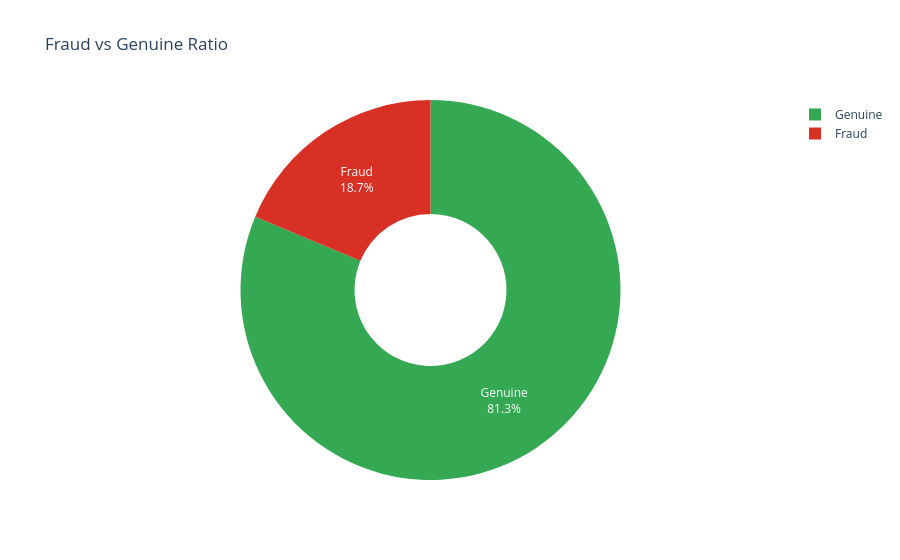

The notebook cell saved with this chart:
### Code cell
# ==========================================
# 3. TARGET ANALYSIS
# ==========================================
print_section_header("3. Target Analysis")

fraud_counts = df['is_fraud'].value_counts().reset_index()
fraud_counts.columns = ['is_fraud', 'count']
fraud_counts['is_fraud'] = fraud_counts['is_fraud'].map({0: 'Genuine', 1: 'Fraud'})

fig = px.pie(
    fraud_counts, names='is_fraud', values='count', 
    title='Fraud vs Genuine Ratio',
    color='is_fraud', color_discrete_map={'Genuine': GENUINE_COLOR, 'Fraud': FRAUD_COLOR},
    hole=0.4
)
fig.update_traces(textinfo='percent+label')
fig.show()

### Figure 1 — Plotly figure (JSON) as saved in the notebook; plotly's stock layout.template omitted (floating-point values rounded to 4 significant figures)
{"data": [{"customdata": [["Genuine"], ["Fraud"]], "domain": {"x": [0, 1], "y": [0, 1]}, "hole": 0.4, "hovertemplate": "is_fraud=%{customdata[0]}<br>count=%{value}<extra></extra>", "labels": ["Genuine", "Fraud"], "legendgroup": "", "marker": {"colors": ["#34A853", "#D93025"]}, "name": "", "showlegend": true, "textinfo": "percent+label", "type": "pie", "values": [12000, 2760]}], "layout": {"legend": {"tracegroupgap": 0}, "title": {"text": "Fraud vs Genuine Ratio"}}}
